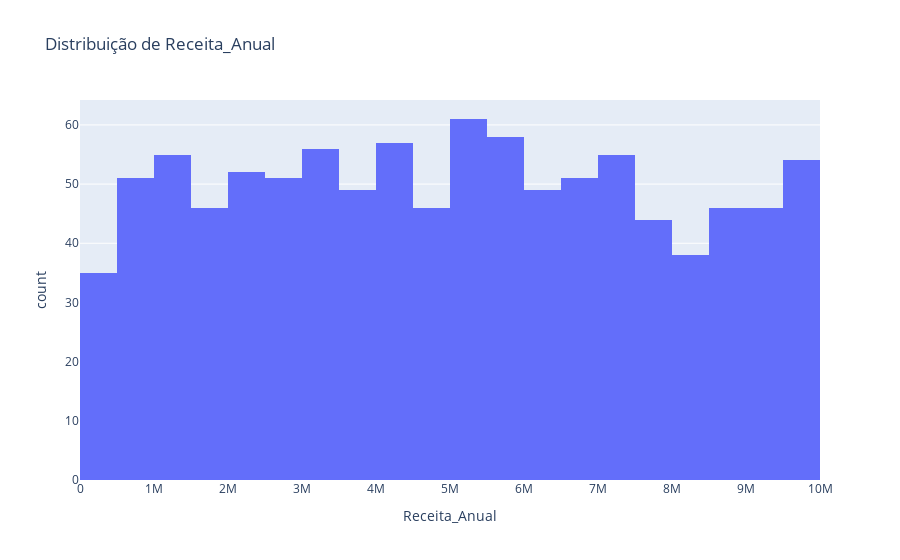
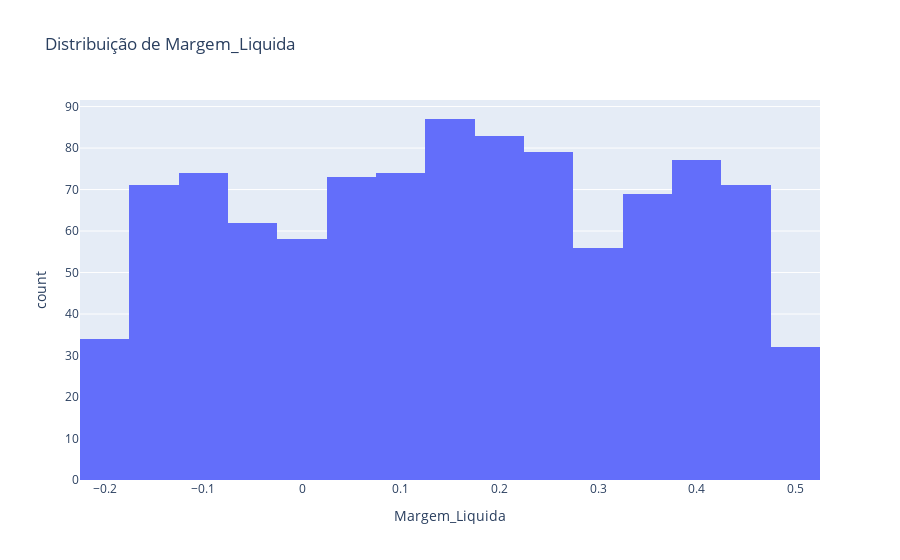
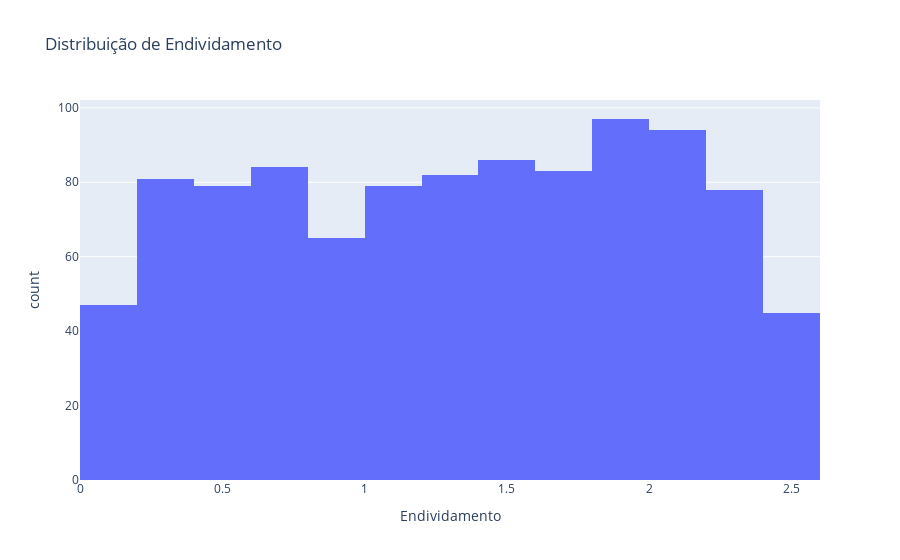
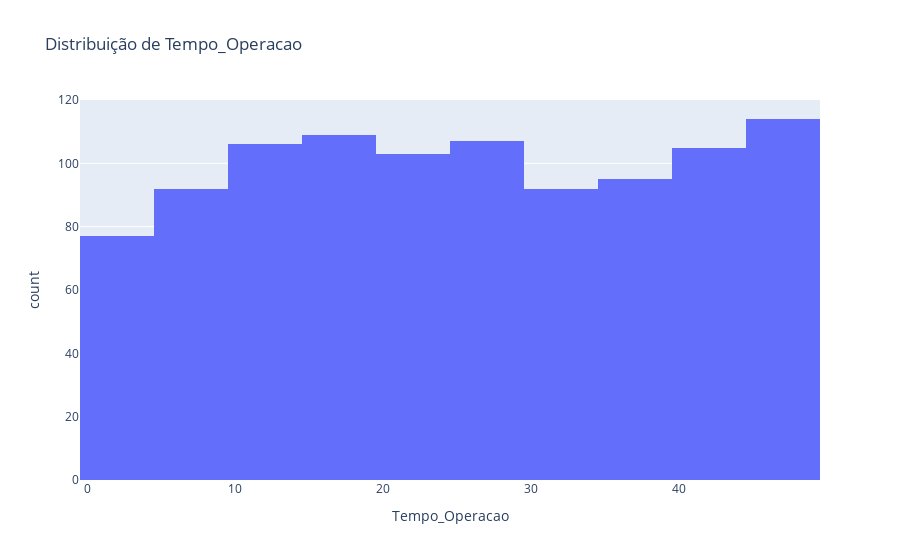

Notebook source saved alongside these figures, in order:
### Code cell
# Visualizar as distribuição das features numéricas
for col in numeric_features:
  fig = px.histogram(df_companies,x=col, nbins=20, title=f'Distribuição de {col}' )
  fig.show()

### Figure 1 — Plotly figure (JSON) as saved in the notebook; plotly's stock layout.template omitted (floating-point values rounded to 4 significant figures; data arrays with more than 128 entries replaced by an {"elided": "..."} marker saying what was removed)
{"data": [{"bingroup": "x", "hovertemplate": "Receita_Anual=%{x}<br>count=%{y}<extra></extra>", "legendgroup": "", "marker": {"color": "#636efa", "pattern": {"shape": ""}}, "name": "", "nbinsx": 20, "orientation": "v", "showlegend": false, "type": "histogram", "x": {"elided": "1000 int values"}, "xaxis": "x", "yaxis": "y"}], "layout": {"barmode": "relative", "legend": {"tracegroupgap": 0}, "title": {"text": "Distribuição de Receita_Anual"}, "xaxis": {"anchor": "y", "domain": [0, 1], "title": {"text": "Receita_Anual"}}, "yaxis": {"anchor": "x", "domain": [0, 1], "title": {"text": "count"}}}}

### Figure 2 — Plotly figure (JSON) as saved in the notebook; plotly's stock layout.template omitted (floating-point values rounded to 4 significant figures; data arrays with more than 128 entries replaced by an {"elided": "..."} marker saying what was removed)
{"data": [{"bingroup": "x", "hovertemplate": "Margem_Liquida=%{x}<br>count=%{y}<extra></extra>", "legendgroup": "", "marker": {"color": "#636efa", "pattern": {"shape": ""}}, "name": "", "nbinsx": 20, "orientation": "v", "showlegend": false, "type": "histogram", "x": {"elided": "1000 float values"}, "xaxis": "x", "yaxis": "y"}], "layout": {"barmode": "relative", "legend": {"tracegroupgap": 0}, "title": {"text": "Distribuição de Margem_Liquida"}, "xaxis": {"anchor": "y", "domain": [0, 1], "title": {"text": "Margem_Liquida"}}, "yaxis": {"anchor": "x", "domain": [0, 1], "title": {"text": "count"}}}}

### Figure 3 — Plotly figure (JSON) as saved in the notebook; plotly's stock layout.template omitted (floating-point values rounded to 4 significant figures; data arrays with more than 128 entries replaced by an {"elided": "..."} marker saying what was removed)
{"data": [{"bingroup": "x", "hovertemplate": "Endividamento=%{x}<br>count=%{y}<extra></extra>", "legendgroup": "", "marker": {"color": "#636efa", "pattern": {"shape": ""}}, "name": "", "nbinsx": 20, "orientation": "v", "showlegend": false, "type": "histogram", "x": {"elided": "1000 float values"}, "xaxis": "x", "yaxis": "y"}], "layout": {"barmode": "relative", "legend": {"tracegroupgap": 0}, "title": {"text": "Distribuição de Endividamento"}, "xaxis": {"anchor": "y", "domain": [0, 1], "title": {"text": "Endividamento"}}, "yaxis": {"anchor": "x", "domain": [0, 1], "title": {"text": "count"}}}}

### Figure 4 — Plotly figure (JSON) as saved in the notebook; plotly's stock layout.template omitted (floating-point values rounded to 4 significant figures; data arrays with more than 128 entries replaced by an {"elided": "..."} marker saying what was removed)
{"data": [{"bingroup": "x", "hovertemplate": "Tempo_Operacao=%{x}<br>count=%{y}<extra></extra>", "legendgroup": "", "marker": {"color": "#636efa", "pattern": {"shape": ""}}, "name": "", "nbinsx": 20, "orientation": "v", "showlegend": false, "type": "histogram", "x": {"elided": "1000 int values"}, "xaxis": "x", "yaxis": "y"}], "layout": {"barmode": "relative", "legend": {"tracegroupgap": 0}, "title": {"text": "Distribuição de Tempo_Operacao"}, "xaxis": {"anchor": "y", "domain": [0, 1], "title": {"text": "Tempo_Operacao"}}, "yaxis": {"anchor": "x", "domain": [0, 1], "title": {"text": "count"}}}}
